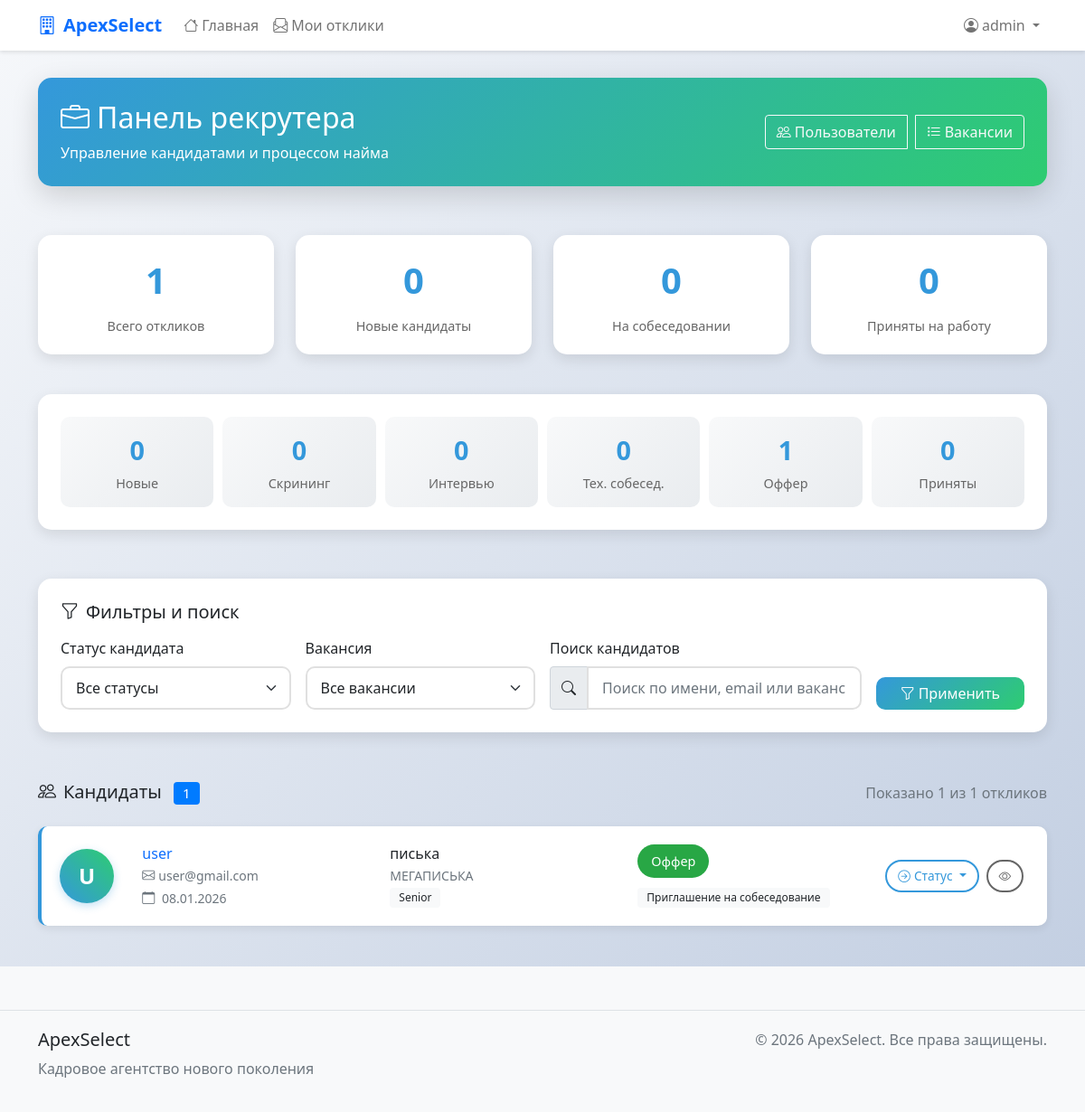
Page /recruiter/ (signed in) on the earlier database version.
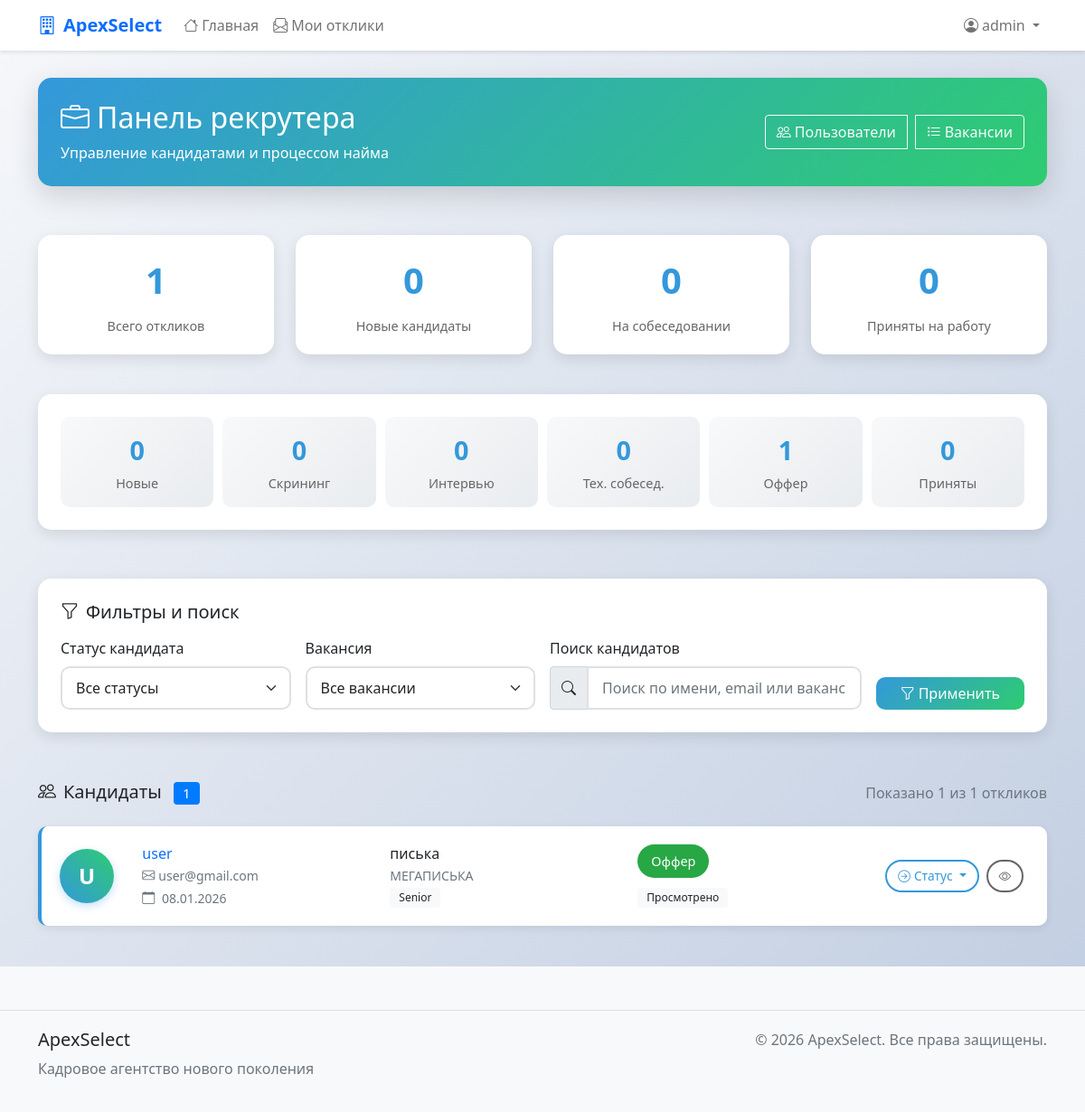
Same page on the later database version.
### apexSelect/models.py (models this page shows, shortened)
class VacancyResponse(models.Model):
    STATUS_CHOICES = [
        ('pending', _('На рассмотрении')),
        ('viewed', _('Просмотрено')),
        ('invited', _('Приглашение на собеседование')),
        ('rejected', _('Отказ')),
        ('accepted', _('Принято')),
    ]
    vacancy = models.ForeignKey(
        Vacancy,
        on_delete=models.CASCADE,
        related_name='responses',
        verbose_name=_('Вакансия')
    )
    user = models.ForeignKey(
        settings.AUTH_USER_MODEL,
        on_delete=models.CASCADE,
        related_name='vacancy_responses',
        verbose_name=_('Пользователь')
    )
    cover_letter = models.TextField(
        _('Сопроводительное письмо'),
        max_length=2000,
        blank=True,
        help_text=_('Расскажите, почему вы подходите для этой вакансии')
    )
    status = models.CharField(
        _('Статус отклика'),
        max_length=20,
        choices=STATUS_CHOICES,
        default='pending'
    )
    created_at = models.DateTimeField(_('Дата отклика'), auto_now_add=True)
    updated_at = models.DateTimeField(_('Дата обновления'), auto_now=True)
    admin_notes = models.TextField(
        _('Заметки администратора'),
        blank=True,
        help_text=_('Внутренние заметки по отклику')
    )
    class Meta:
        verbose_name = _('Отклик на вакансию')
        verbose_name_plural = _('Отклики на вакансии')
        ordering = ['-created_at']
        unique_together = ['vacancy', 'user']  # Один пользователь может откликнуться на вакансию только один раз

class CustomUser(AbstractUser):
    email = models.EmailField(_('email address'), unique=True)
    phone_number = models.CharField(_('phone number'), max_length=15, blank=True, null=True)
    date_of_birth = models.DateField(_('date of birth'), blank=True, null=True)
    bio = models.TextField(_('biography'), max_length=500, blank=True)
    is_verified = models.BooleanField(_('verified'), default=False)
    created_at = models.DateTimeField(_('created at'), default=now)
    updated_at = models.DateTimeField(_('updated at'), auto_now=True)
    def get_full_name(self):
        return f"{self.first_name} {self.last_name}".strip()
    class Meta:
        verbose_name = _('user')
        verbose_name_plural = _('users')
        ordering = ['-date_joined']

class Vacancy(models.Model):
    STATUS_CHOICES = [
        ('draft', _('Черновик')),
        ('published', _('Опубликована')),
        ('closed', _('Закрыта')),
        ('archived', _('В архиве')),
    ]
    EMPLOYMENT_TYPE_CHOICES = [
        ('full_time', _('Полная занятость')),
        ('part_time', _('Частичная занятость')),
        ('remote', _('Удаленная работа')),
        ('freelance', _('Фриланс')),
        ('internship', _('Стажировка')),
    ]
    EXPERIENCE_CHOICES = [
        ('no_experience', _('Без опыта')),
        ('junior', _('Junior')),
        ('middle', _('Middle')),
        ('senior', _('Senior')),
        ('lead', _('Lead')),
    ]
    title = models.CharField(_('Название вакансии'), max_length=200)
    company = models.CharField(_('Компания'), max_length=200)
    location = models.CharField(_('Локация'), max_length=200, default='Москва')
    short_description = models.TextField(_('Краткое описание'), max_length=500)
    full_description = models.TextField(_('Полное описание'))
    requirements = models.TextField(_('Требования'))
    responsibilities = models.TextField(_('Обязанности'))
    benefits = models.TextField(_('Условия и бонусы'), blank=True)
    salary_min = models.IntegerField(_('Зарплата от'), null=True, blank=True)
    salary_max = models.IntegerField(_('Зарплата до'), null=True, blank=True)
    currency = models.CharField(_('Валюта'), max_length=10, default='руб.')
    employment_type = models.CharField(
        _('Тип занятости'),
        max_length=20,
        choices=EMPLOYMENT_TYPE_CHOICES,
        default='full_time'
    )
    experience = models.CharField(
        _('Требуемый опыт'),
        max_length=20,
        choices=EXPERIENCE_CHOICES,
        default='no_experience'
    )
    technologies = models.CharField(_('Технологии'), max_length=500, blank=True,
                                    help_text=_('Укажите технологии через запятую'))
    status = models.CharField(
        _('Статус'),
        max_length=20,
        choices=STATUS_CHOICES,
        default='draft'
    )
    created_by = models.ForeignKey(
        settings.AUTH_USER_MODEL,  # Это ссылка на CustomUser из настроек
        on_delete=models.SET_NULL,
        null=True,
        blank=True,
        related_name='vacancies',
        verbose_name=_('Создатель')
    )
    published_at = models.DateTimeField(_('Дата публикации'), null=True, blank=True)
    expires_at = models.DateTimeField(_('Действует до'), null=True, blank=True)
    created_at = models.DateTimeField(_('Дата создания'), auto_now_add=True)
    updated_at = models.DateTimeField(_('Дата обновления'), auto_now=True)
    is_featured = models.BooleanField(_('Рекомендуемая'), default=False)
    is_remote = models.BooleanField(_('Удаленная работа'), default=False)
    is_relocation = models.BooleanField(_('Релокация'), default=False)
    is_active = models.BooleanField(_('Активна'), default=True)
    response_count = models.IntegerField(_('Количество откликов'), default=0)
    class Meta:
        verbose_name = _('Вакансия')
        verbose_name_plural = _('Вакансии')
        ordering = ['-created_at']

### apexSelect/views.py (the view, shortened to what this page needs)
# urls.py: path('recruiter/', views.recruiter_dashboard, name='recruiter_dashboard'),
@login_required
@user_passes_test(is_recruiter)
def recruiter_dashboard(request):
    responses = VacancyResponse.objects.all() \
        .select_related('user', 'vacancy') \
        .order_by('-created_at')
    status_filter = request.GET.get('status', '')
    recruiter_status_filter = request.GET.get('recruiter_status', '')
    vacancy_filter = request.GET.get('vacancy', '')
    search_query = request.GET.get('search', '')
    if status_filter:
        responses = responses.filter(status=status_filter)
    if recruiter_status_filter:
        responses = responses.filter(recruiter_status=recruiter_status_filter)
    if vacancy_filter:
        try:
            vacancy_id = int(vacancy_filter)
            responses = responses.filter(vacancy_id=vacancy_id)
        except ValueError:
            pass
    total_responses = VacancyResponse.objects.count()
    new_count = VacancyResponse.objects.filter(recruiter_status='new').count()
    screening_count = VacancyResponse.objects.filter(recruiter_status='screening').count()
    interview_count = VacancyResponse.objects.filter(recruiter_status='interview').count()
    technical_count = VacancyResponse.objects.filter(recruiter_status='technical').count()
    offer_count = VacancyResponse.objects.filter(recruiter_status='offer').count()
    hired_count = VacancyResponse.objects.filter(recruiter_status='hired').count()
    vacancies = Vacancy.objects.filter(status='published')
    vacancy_filter_str = str(vacancy_filter) if vacancy_filter else ''
    context = {
        'responses': responses,
        'total_responses': total_responses,
        'new_count': new_count,
        'screening_count': screening_count,
        'interview_count': interview_count,
        'technical_count': technical_count,
        'offer_count': offer_count,
        'hired_count': hired_count,
        'status_filter': status_filter,
        'recruiter_status_filter': recruiter_status_filter,
        'vacancy_filter': vacancy_filter_str,  # Используем строковое представление
        'search_query': search_query,
        'vacancies': vacancies,
    }
    return render(request, 'recruiter/dashboard.html', context)

### apexSelect/models.py (called while the page is built)
    def get_recruiter_status_color(self):
        colors = {
            'new': 'info',
            'screening': 'primary',
            'interview': 'warning',
            'technical': 'warning',
            'offer': 'success',
            'hired': 'success',
            'rejected': 'danger',
            'no_response': 'secondary',
        }
        return colors.get(self.recruiter_status, 'secondary')

### apexSelect/views.py (called while the page is built)
def is_recruiter(user):
    return user.is_staff or user.is_superuser

### apexSelect/templates/recruiter/dashboard.html (shortened to what the changed rows need)
{% extends 'base.html' %}
{% load static %}
{% block content %}
<div class="recruiter-dashboard">
    <div class="container">
        <div class="row mb-4">
            <div class="col-12">
                <div class="dashboard-header">
                    <div class="row align-items-center">
                        <div class="col-md-8">
                            <h1 class="h2 mb-2">
                                <i class="bi bi-briefcase me-2"></i>Панель рекрутера
                            </h1>
                        </div>
                    </div>
                </div>
            </div>
        </div>
        <div class="row">
            <div class="col-12">
                {% if responses %}
                    {% for response in responses %}
                    <div class="candidate-card">
                        <div class="row align-items-center">
                            <div class="col-md-1">
                                <div class="candidate-avatar">
                                    {{ response.user.username|first|upper }}
                                </div>
                            </div>
                            <div class="col-md-3">
                                <h6 class="mb-1">
                                    <a href="{% url 'user_profile' response.user.id %}" class="text-decoration-none">
                                        {{ response.user.get_full_name|default:response.user.username }}
                                    </a>
                                </h6>
                                <p class="text-muted small mb-1">
                                    <i class="bi bi-envelope me-1"></i>{{ response.user.email }}
                                </p>
                                <p class="text-muted small mb-0">
                                    <i class="bi bi-calendar me-1"></i>
                                    {{ response.created_at|date:"d.m.Y" }}
                                </p>
                            </div>
                            <div class="col-md-3">
                                <h6 class="mb-1">{{ response.vacancy.title }}</h6>
                                <p class="text-muted small mb-0">{{ response.vacancy.company }}</p>
                                <span class="badge bg-light text-dark small">
                                    {{ response.vacancy.get_experience_display }}
                                </span>
                            </div>
                            <div class="col-md-3">
                                <div class="mb-2">
                                    <span class="status-badge bg-{{ response.get_recruiter_status_color }}">
                                        {{ response.get_recruiter_status_display }}
                                    </span>
                                </div>
                                {% if response.status %}
                                <span class="badge bg-light text-dark small">
                                    {{ response.get_status_display }}
                                </span>
                                {% endif %}
                            </div>
                            <div class="col-md-2">
                                <div class="quick-actions">
                                    <div class="dropdown">
                                        <button class="btn btn-sm btn-outline-primary dropdown-toggle action-btn"
                                                type="button" data-bs-toggle="dropdown">
                                            <i class="bi bi-arrow-right-circle me-1"></i>Статус
                                        </button>
                                    </div>
                                    <a href="{% url 'candidate_detail' response.id %}"
                                       class="btn btn-sm btn-outline-secondary action-btn" title="Подробнее">
                                        <i class="bi bi-eye"></i>
                                    </a>
                                </div>
                            </div>
                        </div>
                    </div>
                    {% endfor %}
                {% endif %}
            </div>
        </div>
    </div>
</div>
{% endblock %}

Differences in the rows shown:
changed VacancyResponse "Оффер": status "Приглашение на собеседование" → "Просмотрено"
